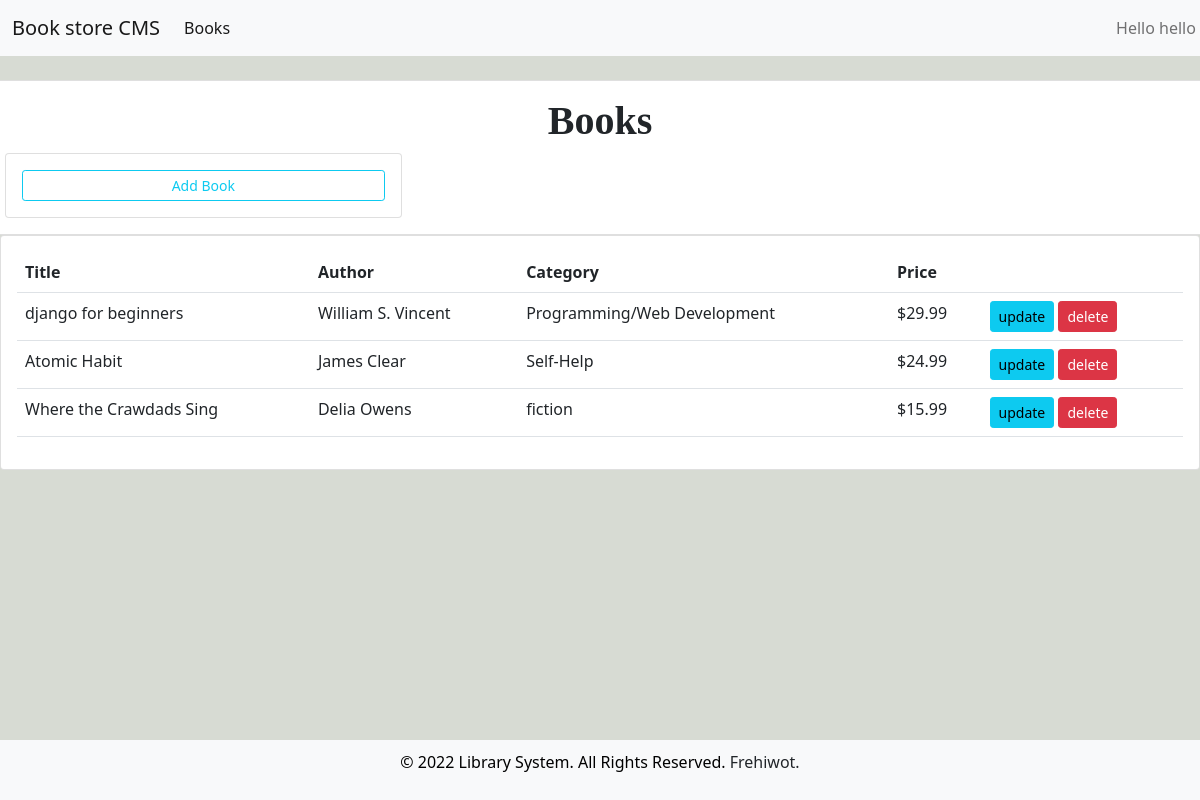
Page /books/ (signed in) on the committed database.
### members/models.py (models this page shows, shortened)
class Book(models.Model):
    CATEGORY=(
        ('fiction','fiction'),
        ('religious','religious'),
        ('Programming/Web Development','Programming/Web Development'),
        ('Self-Help','Self-Help'),
    )
    title=models.CharField(max_length=200, null=True)
    author=models.CharField(max_length=200, null=True)
    price= models.FloatField(null=True)
    category=models.CharField(max_length=5000, null=True, choices=CATEGORY)
    description=models.TextField(max_length=200, null=True)
    date_created=models.DateTimeField(auto_now_add=True, null=True)

### members/decoraters.py (the view)
        def wrapper_func(request,*args,**kwargs):
            group=None
            if request.user.groups.exists():
                group = request.user.groups.all()[0].name
            if group in allowed_roles:
                return view_func(request,*args,**kwargs)
            else:
                return HttpResponse('you are not authorized')

### members/decoraters.py (called while the page is built)
def allowed_users(allowed_roles=[]):
    def decorater(view_func):
        def wrapper_func(request,*args,**kwargs):
            group=None
            if request.user.groups.exists():
                group = request.user.groups.all()[0].name
            if group in allowed_roles:
                return view_func(request,*args,**kwargs)
            else:
                return HttpResponse('you are not authorized')
        return wrapper_func
    return decorater

### members/views.py (called while the page is built)
@login_required(login_url='login')
@allowed_users(allowed_roles=['admin'])
def bookPage(request):
    books=Book.objects.all()
    return render(request, 'books.html',{'books':books})

### members/templates/books.html (shortened to what this page needs)
{% extends 'base.html' %} {% block content %}
<br />
<div class="row">
  <div class="card card-body">
    <h1 style="text-align: center">Books</h1>
    <div class="col-md-4">
      <div class="card card-body">
        <a
          class="btn btn-outline-info btn-sm btn-block"
          href="{% url 'register_book' %}"
          >Add Book</a
        >
      </div>
    </div>
  </div>
  <div class="col-12">
    <div class="card card-body">
      <table class="table table-lg">
        <tr>
          <th>Title</th>
          <th>Author</th>
          <th>Category</th>
          <th>Price</th>
          <th></th>
        </tr>
        {% for i in books %}
        <tr>
          <td>{{i.title}}</td>
          <td>{{i.author}}</td>
          <td>{{i.category}}</td>
          <td>${{i.price}}</td>
          <td>
            <a class="btn btn-sm btn-info" href="{% url 'update_book' i.id %}"
              >update</a
            >
            <a class="btn btn-sm btn-danger" href="{% url 'delete_book' i.id %}"
              >delete</a
            >
          </td>
        </tr>
        {% endfor %}
      </table>
    </div>
  </div>
</div>
{% endblock content %}

### members/templates/navbar.html (shortened to what this page needs)
{% load static %}
<head>
</head>
<nav class="navbar navbar-expand-lg navbar-light bg-light">
  <div class="container-fluid">
    {%if request.user.is_staff%}
    <a class="navbar-brand" href="{% url 'home' %}">Book store CMS</a>
    {% endif %}
    <div class="collapse navbar-collapse" id="navbarNav">
      {%if request.user.is_staff%}
      <ul class="navbar-nav">
        <li class="nav-item">
          <a class="nav-link active" href="{% url 'book' %}">Books</a>
        </li>
      </ul>
      {% endif %}
      <ul class="navbar-nav">
        <li class="nav-item dropdown" style="margin-left: 870px">
          <a
            class="nav-link dropdown-toggle"
            href="#"
            id="navbarDropdownMenuLink"
            role="button"
            data-bs-toggle="dropdown"
            aria-expanded="false"
          >
            Hello {{request.user}}
          </a>
        </li>
      </ul>
    </div>
  </div>
</nav>

### members/templates/base.html (style rules this page uses)
body { background-color: #d7dbd3; display: flex; flex-direction: column; min-height: 100vh; }
a { color: #ad92ad; }

### members/templates/books.html (style rules this page uses)
h1 { font-family: "Times New Roman", Times, serif; font-weight: bolder; }
a { text-decoration: none; }

### rows in the picture
Book: title "django for beginners", author "William S. Vincent", category "Programming/Web Development", price "29.99"
Book: title "Atomic Habit", author "James Clear", category "Self-Help", price "24.99"
Book: title "Where the Crawdads Sing", author "Delia Owens", category "fiction", price "15.99"

### other values in the picture
{{ request.user }} "hello"
